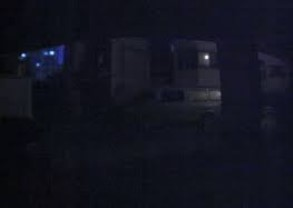
#> input picture ch03/night.jpg, 293 x 208 px
$ python equalize_hist.py
#> lines starting #> are read from the running program, lines starting #| are printed output that depends on the picture; after the words box and inside, x2 and y2 are one past the last pixel; in counts of white or black regions, pixels touching at a corner belong together
import sys
import matplotlib.pyplot as plt
import cv2
import numpy as np

DEBUG = True


def getGrayHistImage(hist):
    imgHist = np.full((100, 256), 255, dtype=np.uint8)

    histMax = np.max(hist)
    for x in range(256):
        pt1 = (x, 100)
        pt2 = (x, 100 - int(hist[x, 0] * 100 / histMax))
        cv2.line(imgHist, pt1, pt2, 0)

    return imgHist


# 이미지 불러오기
# img_name = "Hawkes.jpg"
img_name = "night.jpg"
src = cv2.imread(img_name, cv2.IMREAD_GRAYSCALE)
#> src: shape (208, 293); min 4, max 246, mean 20.1

if src is None:
    print('Image load failed!')
    sys.exit()

if DEBUG:
    print(src.shape)
#| (208, 293)

# 히스토그램
# 입력영상 리스트, 채널, 마스크, 히스토그램 사이즈(bin), ranges(0~255)
hist = cv2.calcHist([src], [0], None, [256], [0, 256])
#> hist = 256 values, max 5881 at index 20, min 0 at index 0, mean 238.1
histImg = getGrayHistImage(hist)
#> in getGrayHistImage, `histMax = np.max(hist)`: histMax = 5881
#> the loop in getGrayHistImage, `for x in range(256):` made 256 passes
#> pt2 on passes 1 to 3: (0, 100), (1, 100), (2, 100)
#> after the loop in getGrayHistImage, `for x in range(256):`:
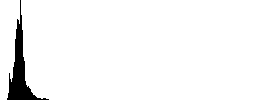
#> imgHist: shape (100, 256); 96.1% white; 1 black region, box (x1, y1, x2, y2) and area: (7, 0, 49, 100) 1009

# 히스토그램 평활화
dst = cv2.equalizeHist(src)
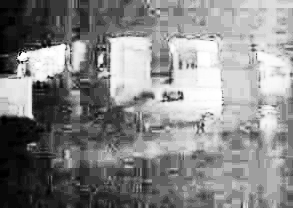
#> dst: shape (208, 293); min 0, max 255, mean 134.6
hist2 = cv2.calcHist([dst], [0], None, [256], [0, 256])
#> hist2 = 256 values, max 5881 at index 158, min 0 at index 2, mean 238.1
histImg2 = getGrayHistImage(hist2)
#> the loop in getGrayHistImage (call 2), `for x in range(256):` made 256 passes
#> pt2 on passes 1 to 3: (0, 100), (1, 98), (2, 100)
#> after the loop in getGrayHistImage (call 2), `for x in range(256):`:
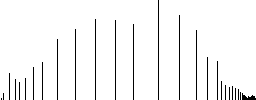
#> imgHist: shape (100, 256); 96% white; black in thin lines or dots

cv2.imshow('src_img', src)
cv2.imshow('src_hist', histImg)
cv2.imshow('dst_img', dst)
cv2.imshow('dst_hist', histImg2)

cv2.waitKey(0)

cv2.destroyAllWindows()
